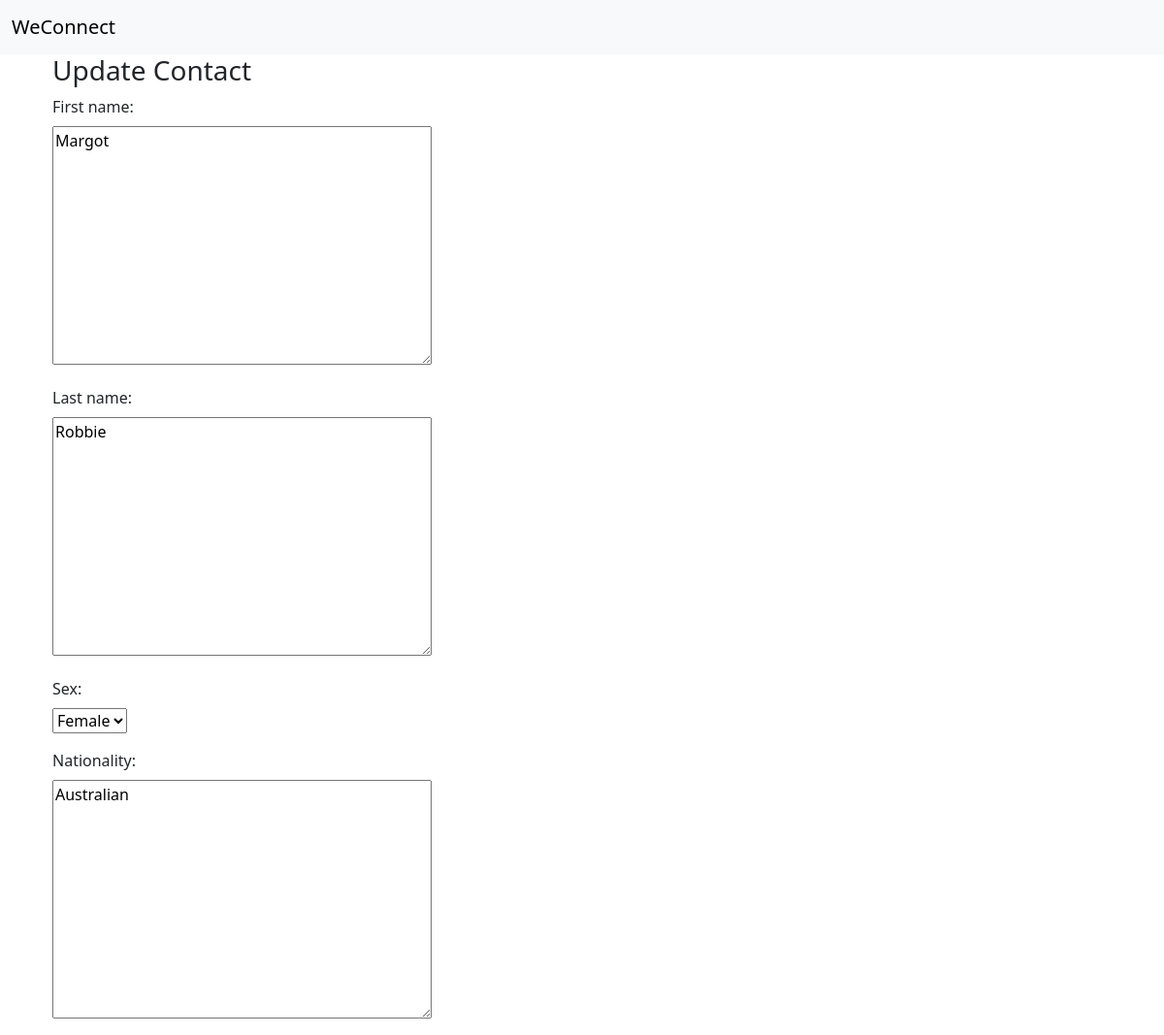
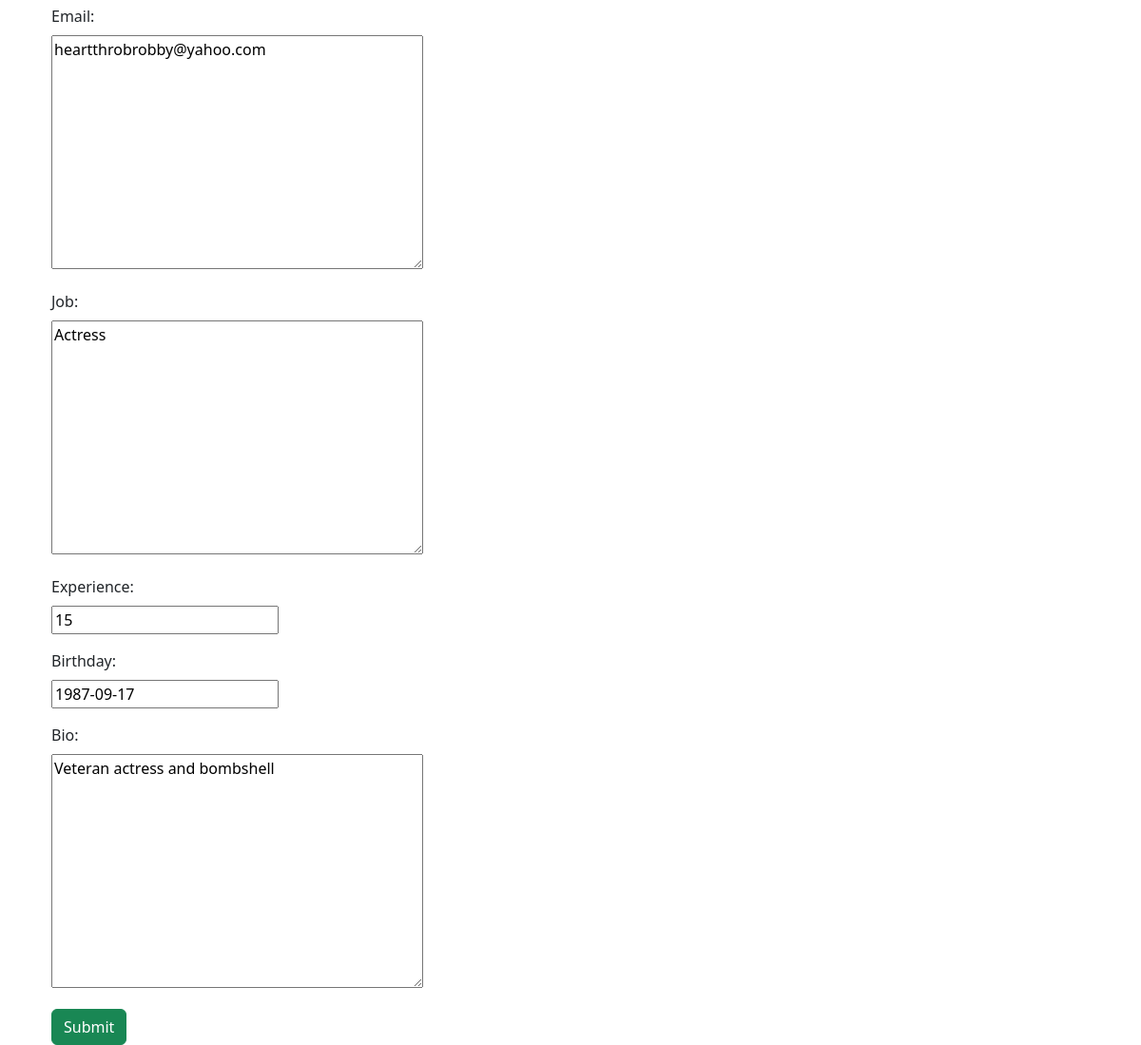
/contacts/update/3, run on the app's committed database (2 pictures, top to bottom).
### contacts/models.py (models this page shows, shortened)
class Contact(models.Model):
    first_name = models.TextField(max_length=200, default="")
    last_name = models.TextField(max_length=200, default="")
    SEX_CHOICES = (
        ("M", "Male"),
        ("F", "Female")
    )
    sex = models.CharField(
        max_length=1,
        choices=SEX_CHOICES)
    nationality = models.TextField(max_length=200, default="")
    email = models.TextField(max_length=500, default="")
    job = models.TextField(max_length=200, default="")
    experience = models.IntegerField(default=0)
    birthday = models.DateField(null=True)
    bio = models.TextField(
        default='TBA',
        max_length=2000
    )
    user = models.ForeignKey(
        User,
        on_delete=models.CASCADE,
        null=True
    )

### contacts/views.py (the view)
# urls.py: path('update/<int:pk>', views.update_contact.as_view(), name='update_contact'),
class update_contact(generic.UpdateView):
    model = Contact
    fields = ['first_name', 'last_name', 'sex', 'nationality',
              'email', 'job', 'experience', 'birthday', 'bio']
    template_name = 'contacts/forms/update_contact.html'

### contacts/templates/contacts/forms/update_contact.html (shortened to what this page needs)
{% extends 'contacts/forms/base.html' %}
{% block body %}
<div class="container-fluid">
    <div class="row">
        <div class="col-sm-12 col-md-7">
            <div class="panel panel-default">
                <div class="panel-body">
                    <h3>Update Contact</h3>
                    <form class="" action="" method="post" enctype="multipart/form-data">
                        {% include 'contacts/forms/form_content.html' %}
                        <div class="form-group">
                            <div class="col-sm-offset-2 col-sm-10">
                                <button type="submit" class="btn btn-success">Submit</button>
                            </div>
                        </div>
                    </form>
                </div>
            </div>
        </div>
    </div>
</div>
{% endblock %}

### contacts/templates/contacts/forms/form_content.html (shortened to what this page needs)
{% for field in form %}
<div class="mb-3">
    <label class="form-label">{{ field.label_tag }}</label>
    <div class="col-sm-10">{{ field }}</div>
</div>
{% endfor %}

### data on the page
Contact: form "Margot" "Robbie" "Female" "Australian" "heartthrobrobby@yahoo.com" "Actress" "15" "1987-09-17" "Veteran actress and bombshell"

### other printed values
{{ field.label_tag }} "First name:" "Last name:" "Sex:" "Nationality:" "Email:" "Job:" "Experience:" "Birthday:" "Bio:"
